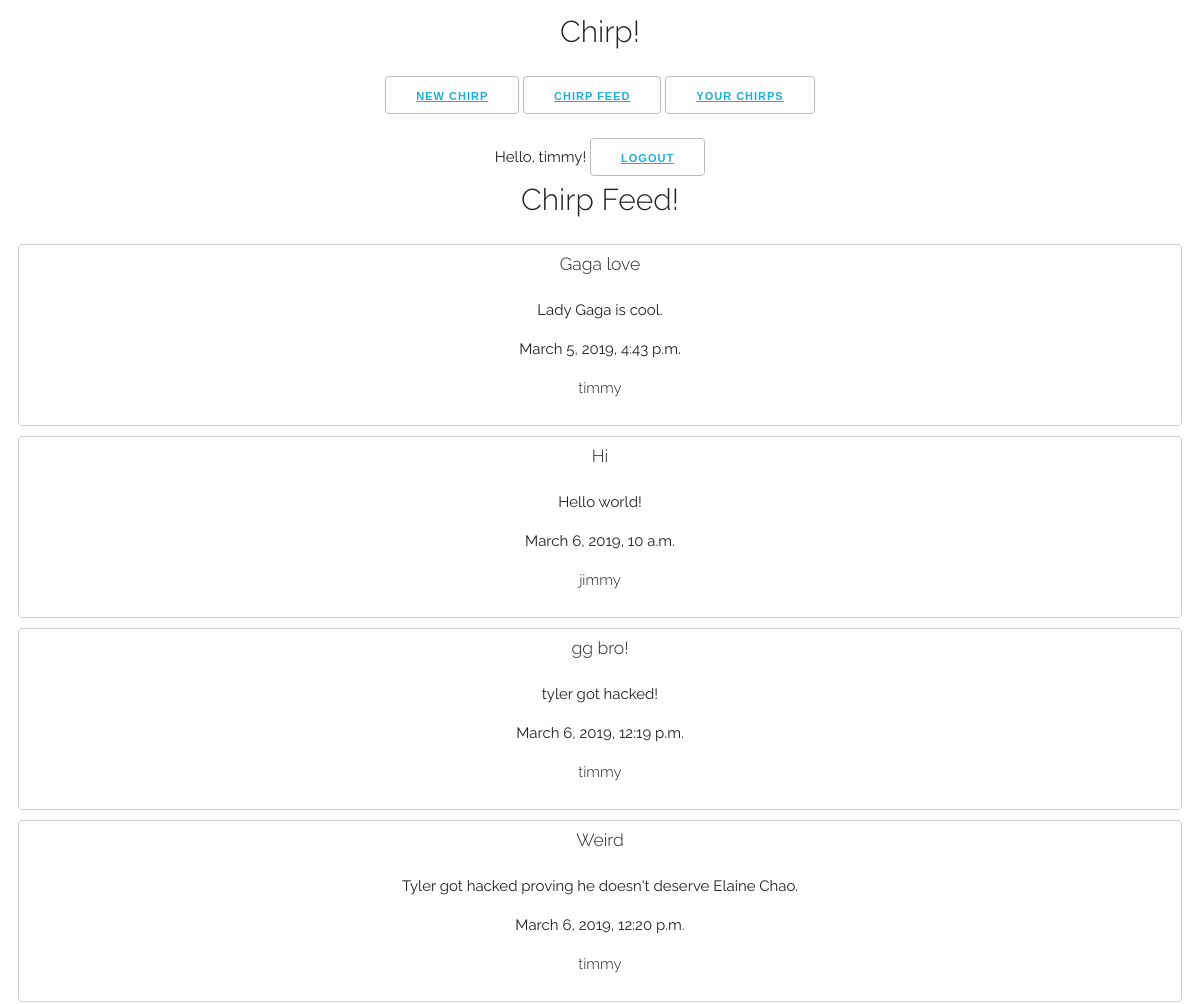
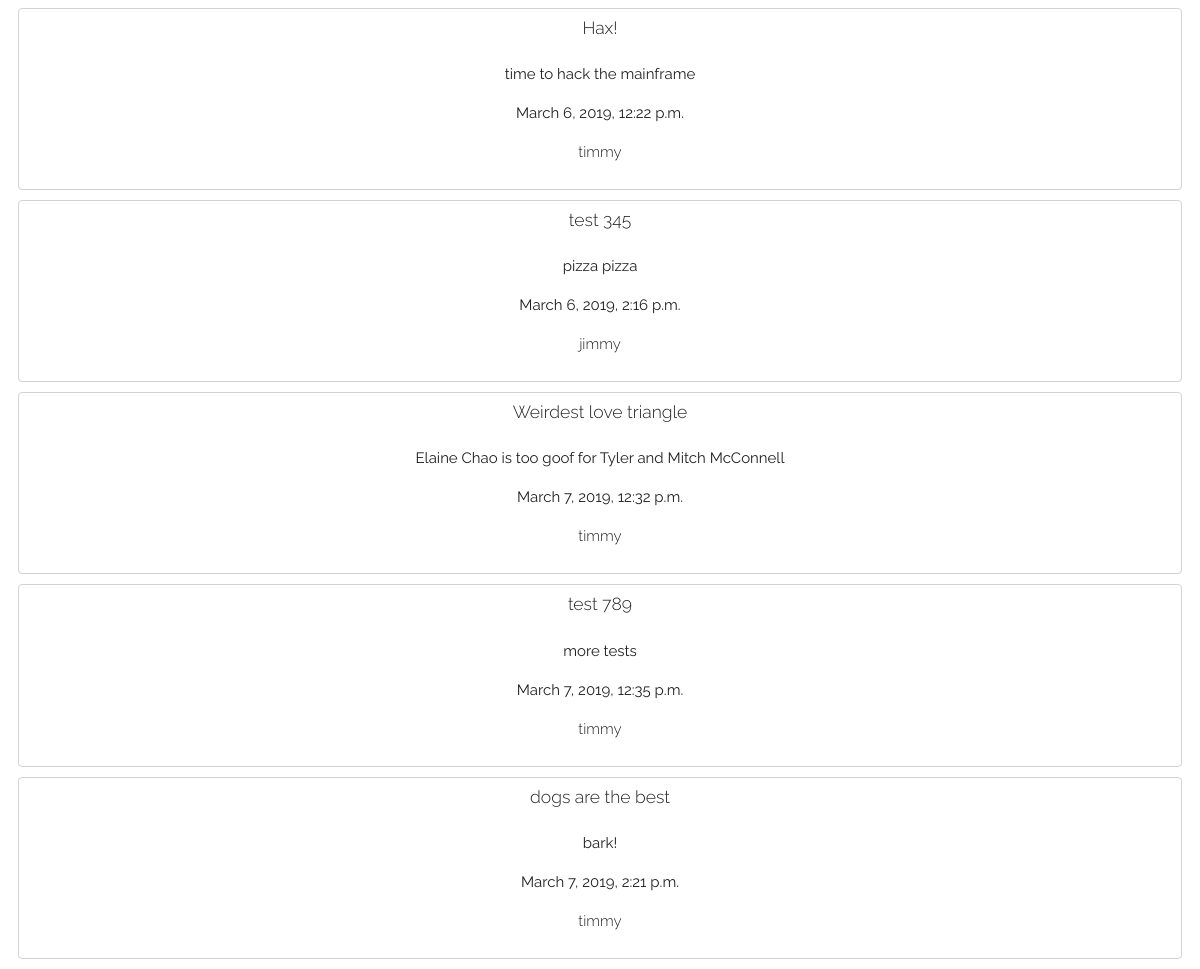
The app's page /chirp_posts_app/ (signed in) with its own data (2 pictures, top to bottom).
### chirp_posts_app/models.py (models this page shows, shortened)
class Post(models.Model):
    author = models.CharField(null=True, blank=True, max_length=50)
    chirp_author = models.ForeignKey('auth.user', on_delete=models.CASCADE)
    chirp_title = models.CharField(null=True, blank=True, max_length=50)
    chirp_text = models.CharField(max_length=256)
    date_posted = models.DateTimeField(auto_now_add=True)
    date_edited = models.DateTimeField(auto_now=True)

### chirp_posts_app/views.py (the view)
# urls.py: path('', views.ChirpListView.as_view(), name='homepage'),
class ChirpListView(ListView):
	model = Post
	template_name = 'chirp_posts_app/homepage.html'

### chirp_posts_app/templates/chirp_posts_app/homepage.html (shortened to what this page needs)
{% extends 'chirp_posts_app/base.html' %}
{% block content %}
{% if user.is_authenticated %}
	<br>
	Hello, {{ user.username }}!
	<button><a href="{% url 'logout' %}">Logout</a></button>
	<h1>Chirp Feed!</h1>
	{% for item in object_list %}
		<div class="chirp-post">
			<h3>{{ item.chirp_title }}</h3>
			<p>{{ item.chirp_text }}</p>
			<p>{{ item.date_posted }}</p>
			<h4>{{ item.author }}</h4>
		</div>
	{% endfor %}
{% endif %}
{% endblock %}

### chirp_posts_app/static/chirp_posts_app/styles.css (style rules this page uses)
html { font-size: 62.5%; }
body { font-size: 1.5em; line-height: 1.6; font-weight: 400; font-family: "Raleway", sans-serif; color: #222; text-align: center; }
h1, h2, h3, h4, h5, h6 { margin-top: 0; margin-bottom: 2rem; font-weight: 300; }
button { display: inline-block; height: 38px; padding: 0 30px; color: #555; text-align: center; font-size: 11px; font-weight: 600; line-height: 38px; letter-spacing: .1rem; text-transform: uppercase; text-decoration: none; white-space: nowrap; background-color: transparent; border-radius: 4px; border: 1px solid #bbb; cursor: pointer; }
a { color: #1EAEDB; }
div.chirp-post { border: 1px solid #D1D1D1; margin: 10px; padding: 5px; border-radius: 4px; width: auto; }

### records on screen
Post: chirp_title "Gaga love", chirp_text "Lady Gaga is cool.", date_posted "March 5, 2019, 4:43 p.m.", author "timmy"
Post: chirp_title "Hi", chirp_text "Hello world!", date_posted "March 6, 2019, 10 a.m.", author "jimmy"
Post: chirp_title "gg bro!", chirp_text "tyler got hacked!", date_posted "March 6, 2019, 12:19 p.m.", author "timmy"
Post: chirp_title "Weird", chirp_text "Tyler got hacked proving he doesn't deserve Elaine Chao.", date_posted "March 6, 2019, 12:20 p.m.", author "timmy"
Post: chirp_title "Hax!", chirp_text "time to hack the mainframe", date_posted "March 6, 2019, 12:22 p.m.", author "timmy"
Post: chirp_title "test 345", chirp_text "pizza pizza", date_posted "March 6, 2019, 2:16 p.m.", author "jimmy"
Post: chirp_title "Weirdest love triangle", chirp_text "Elaine Chao is too goof for Tyler and Mitch McConnell", date_posted "March 7, 2019, 12:32 p.m.", author "timmy"
Post: chirp_title "test 789", chirp_text "more tests", date_posted "March 7, 2019, 12:35 p.m.", author "timmy"
Post: chirp_title "dogs are the best", chirp_text "bark!", date_posted "March 7, 2019, 2:21 p.m.", author "timmy"

### other values on screen
{{ user.username }} "timmy"
